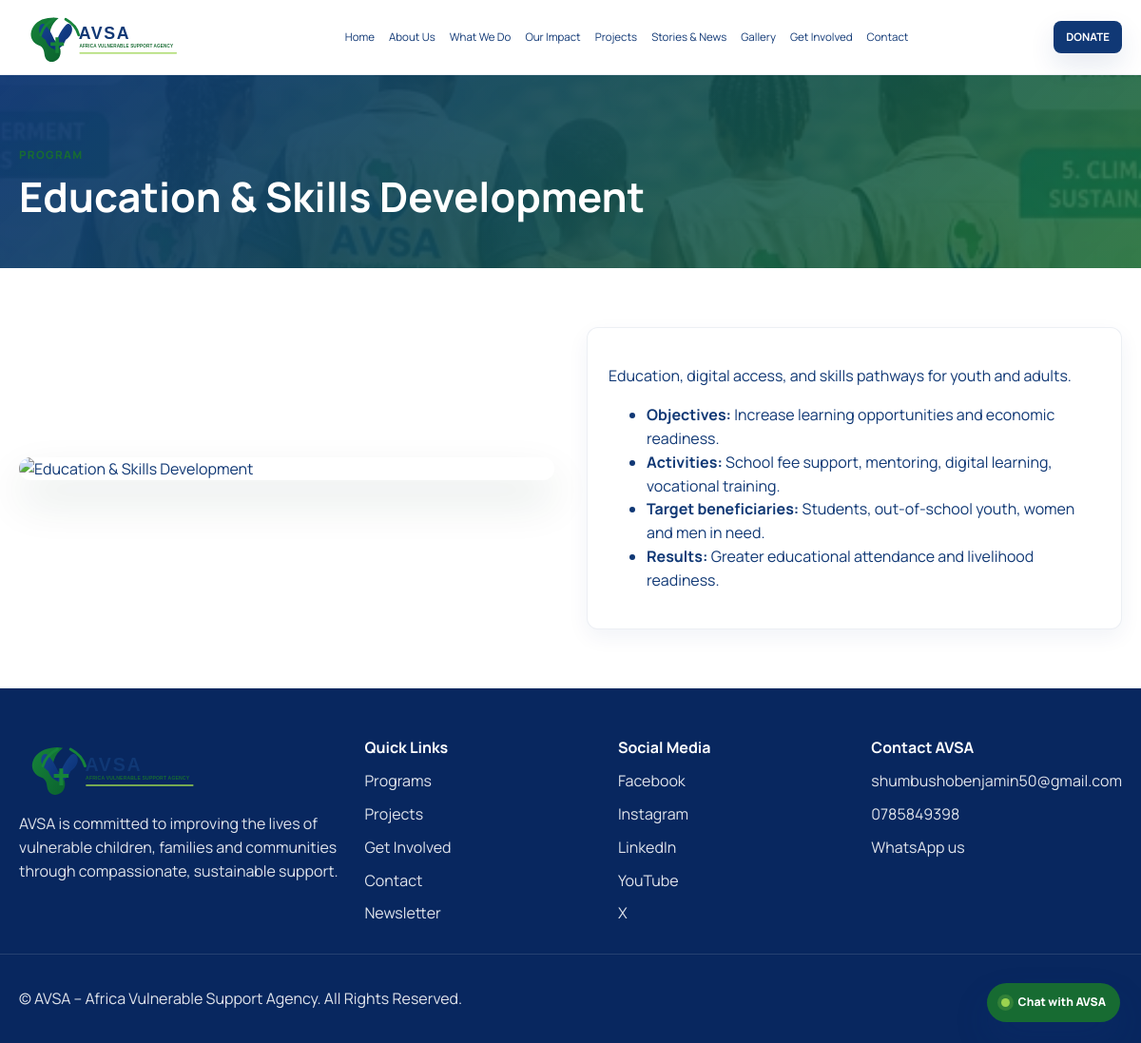
The app's page /?page=program&id=4 with its own data.
### tables this page shows
CREATE TABLE programs (
    id INT AUTO_INCREMENT PRIMARY KEY,
    title VARCHAR(200) NOT NULL,
    slug VARCHAR(200) NOT NULL UNIQUE,
    icon VARCHAR(100) DEFAULT NULL,
    image VARCHAR(255) DEFAULT NULL,
    description TEXT NOT NULL,
    objectives TEXT,
    activities TEXT,
    target_beneficiaries TEXT,
    results TEXT,
    status ENUM('draft','published') DEFAULT 'published',
    created_at TIMESTAMP DEFAULT CURRENT_TIMESTAMP,
    updated_at TIMESTAMP DEFAULT CURRENT_TIMESTAMP ON UPDATE CURRENT_TIMESTAMP,
    INDEX idx_programs_slug (slug)
);

### includes/helpers.php (called while the page is built, shortened)
<?php
function e($value): string
{
    return htmlspecialchars((string) $value, ENT_QUOTES, 'UTF-8');
}
function communityImage(?string $image, int $variant = 0): string
{
    $filename = $variant % 2 === 0 ? 'Picture3.png' : 'Picture4.png';
    return BASE_URL . '/public/assets/images/' . $filename;
}

### public/views/program.php (the view, shortened to what this page needs)
<?php
$id = (int)($_GET['id'] ?? 0);
$db = getDb();
$program = $db->prepare('SELECT * FROM programs WHERE id = :id LIMIT 1');
$program->execute([':id' => $id]);
$item = $program->fetch();
?>
<section class="page-hero small-hero">
    <div class="container">
        <span class="eyebrow">Program</span>
        <h1><?= e($item['title']) ?></h1>
    </div>
</section>
<section class="section">
    <div class="container two-col">
        <div>
            <img src="<?= e(communityImage($item['image'], (int) $item['id'])) ?>" alt="<?= e($item['title']) ?>" style="border-radius:24px; box-shadow:0 22px 46px rgba(18,61,42,.12); margin-bottom: 20px;">
        </div>
        <div class="info-panel">
            <p><?= e($item['description']) ?></p>
            <ul>
                <li><strong>Objectives:</strong> <?= e($item['objectives']) ?></li>
                <li><strong>Activities:</strong> <?= e($item['activities']) ?></li>
                <li><strong>Target beneficiaries:</strong> <?= e($item['target_beneficiaries']) ?></li>
                <li><strong>Results:</strong> <?= e($item['results']) ?></li>
            </ul>
        </div>
    </div>
</section>
<?php require __DIR__ . '/layout.php'; ?>

### public/assets/css/style.css (style rules this page uses)
:root { --navy: #103875; --navy-deep: #08275f; --green: #176b32; --green-bright: #16833a; --lime: #9bd34f; --green-soft: #eaf5e9; --blue-soft: #eef4fb; --ink: #103875; --muted: #176b32; --white: #ffffff; --shadow: 0 12px 28px rgba(16, 56, 117, 0.11); --shadow-hover: 0 18px 36px rgba(16, 56, 117, 0.17); }
* { box-sizing: border-box; }
html { scroll-behavior: smooth; }
body { margin: 0; font-family: 'Manrope', sans-serif; background: var(--white); color: var(--ink); line-height: 1.55; }
img { max-width: 100%; display: block; }
.container { width: min(1160px, calc(100% - 36px)); margin: 0 auto; }
.section { padding: 62px 0; }
.eyebrow { display: inline-block; letter-spacing: 0.12em; text-transform: uppercase; color: var(--green); font-size: 0.72rem; font-weight: 800; margin-bottom: 11px; }
h1,h2,h3,h4 { margin: 0 0 18px; line-height: 1.1; }
h1 { font-size: clamp(2rem, 3.6vw, 3.45rem); }
.eyebrow + h1 { margin-top: 0; }
.split-grid, .two-col, .contact-grid, .form-grid, .involvement-grid { display: grid; grid-template-columns: 1fr 1fr; gap: 34px; align-items: center; }
.program-card, .project-card, .news-card, .involvement-card, .value-card, .stat-box, .testimonial, .contact-panel, .avsa-form, .info-panel { background: var(--white); border: 1px solid rgba(16,56,117,.08); border-radius: 12px; overflow: hidden; box-shadow: 0 8px 22px rgba(16,56,117,.06); transition: transform .28s ease, box-shadow .28s ease, border-color .28s ease; }
.page-hero { background: linear-gradient(135deg, rgba(16,56,117,.96), rgba(23,107,50,.84)), url('../images/Picture4.png') center/cover no-repeat; color: var(--white); padding: 70px 0 52px; }
.small-hero h1 { margin-bottom: 0; }
.info-panel { padding: 22px; }

### records on screen
programs: title "Education & Skills Development", description "Education, digital access, and skills pathways for youth and adults.", objectives "Increase learning opportunities and economic readiness.", activities "School fee support, mentoring, digital learning, vocational training.", target_beneficiaries "Students, out-of-school youth, women and men in need.", results "Greater educational attendance and livelihood readiness."
